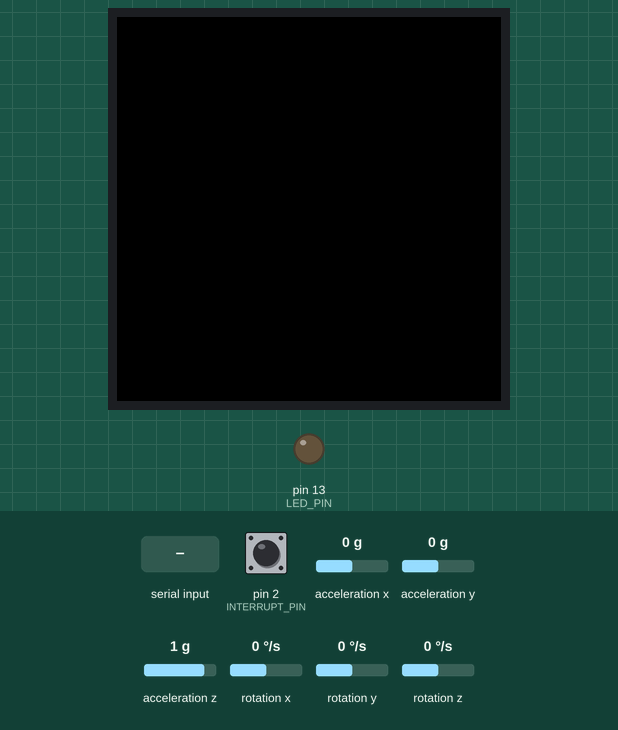
Simulated run of this sketch. Board: Arduino Leonardo, built with avr-gcc and run on an emulated ATmega32U4. Parts: 128×128 colour display, output pins drawn as LEDs (lit = HIGH). Dashed ring = blinking. The test bench sets the inputs (shaded band); at power-on: acceleration x 0 g, rotation z 0 °/s, acceleration y 0 g, pin 2 (INTERRUPT_PIN) LOW, acceleration z 1 g, rotation x 0 °/s, rotation y 0 °/s. The sensor or clock chip raises its interrupt line as the real part does; what the sketch prints to the serial monitor is not drawn.

Above: at 0.8 s.
0.9 s: "1\n" received over Serial
At 1.89 s:
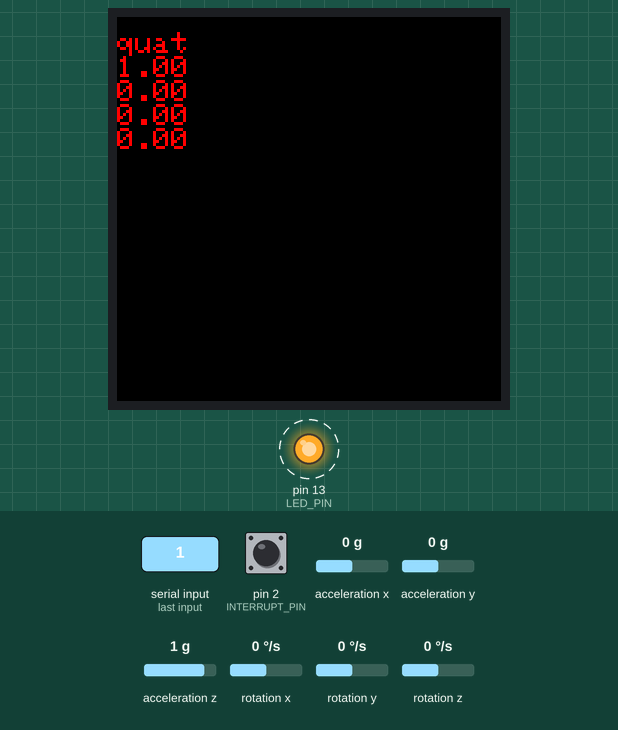
3.9 s: acceleration x set to -0.8 g
At 4.58 s:
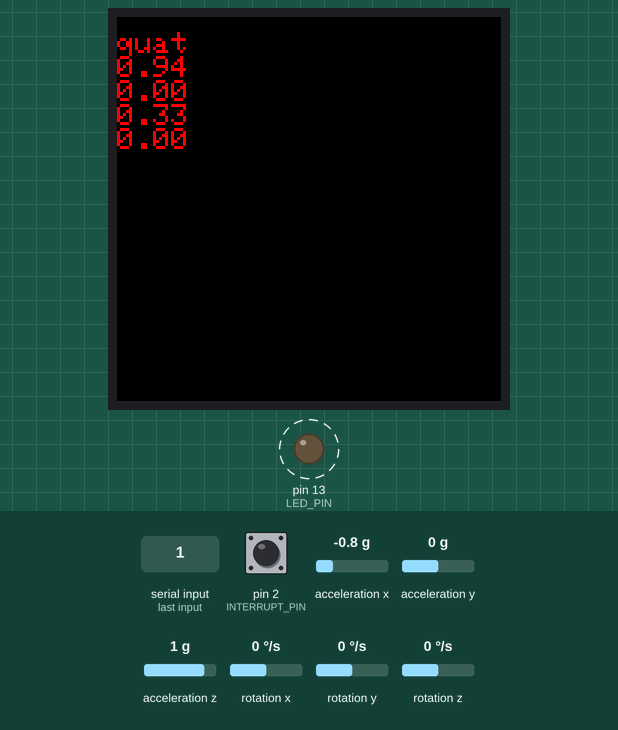
6.9 s: rotation z set to -192 °/s
At 7.27 s:
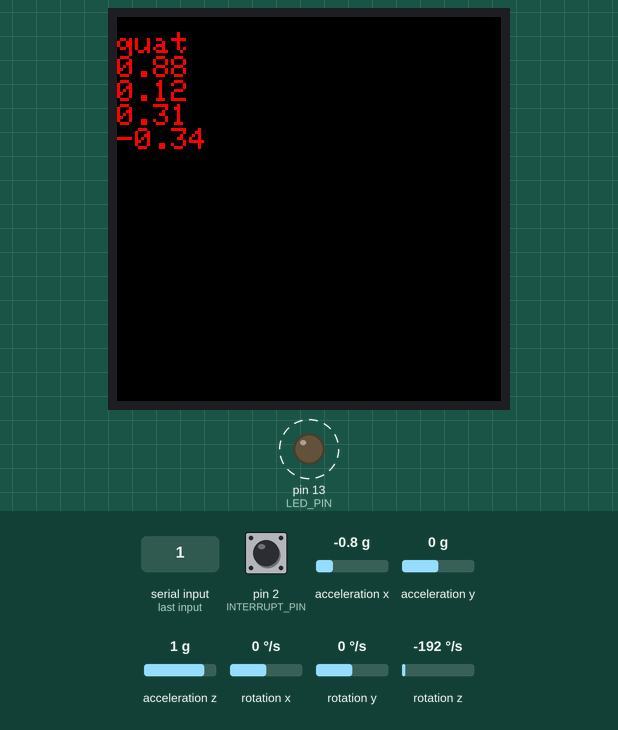
9.9 s: rotation z set to 192 °/s
At 10.08 s:
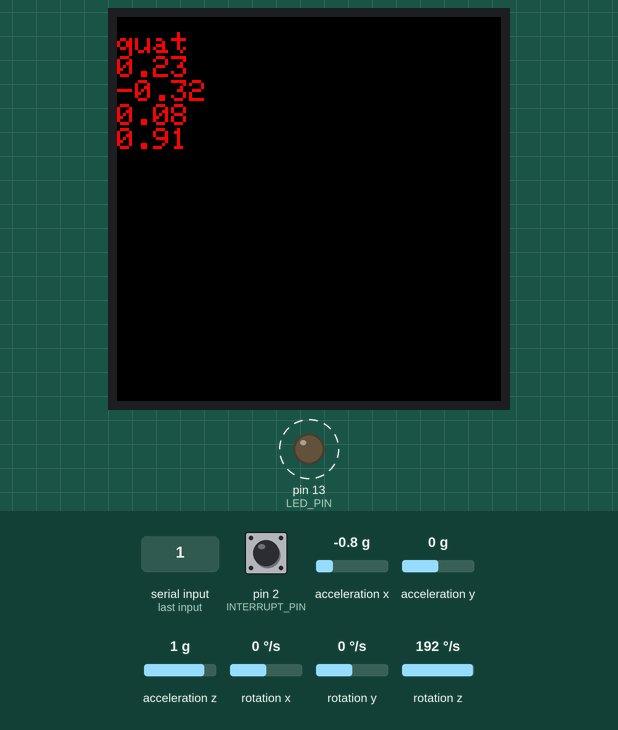
12.9 s: acceleration x set to 0 g
At 13.2 s:
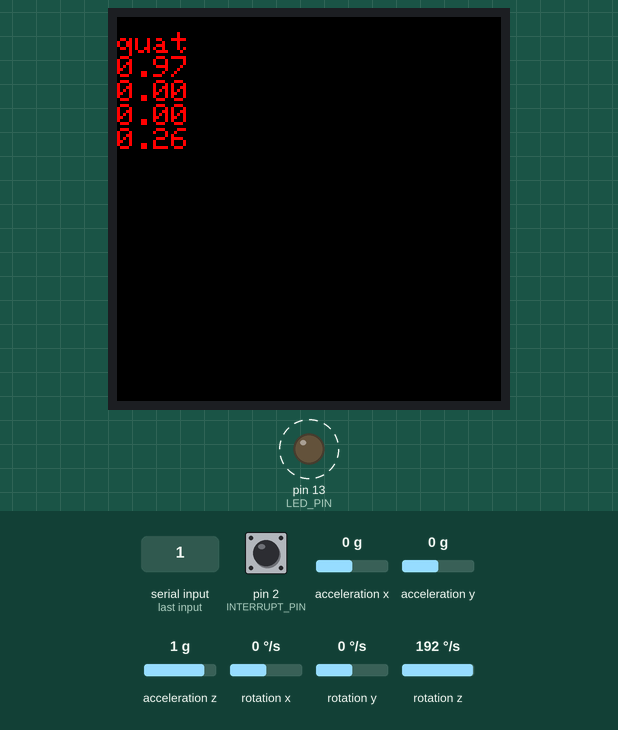
15.9 s: acceleration y set to -1.4 g
At 16.31 s:
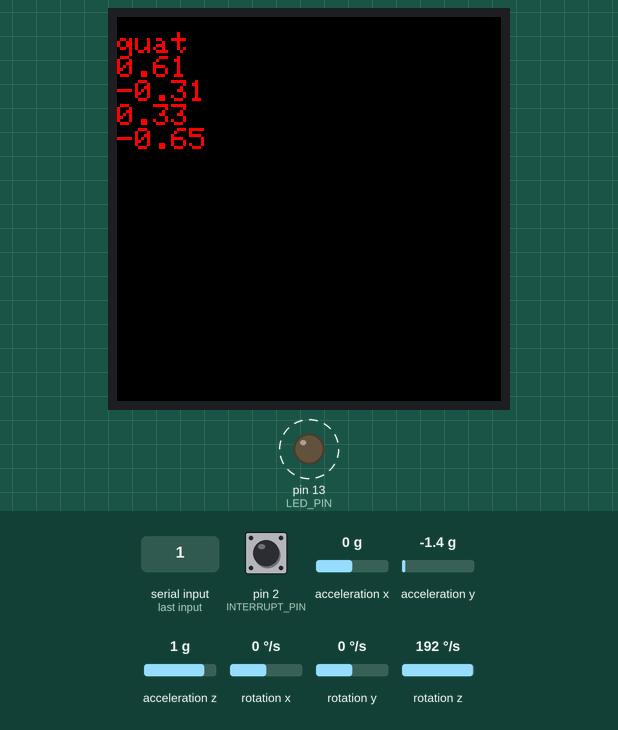
Timing chart, 0 to 19.9 s (numbered marks = the images above; inputs shaded):
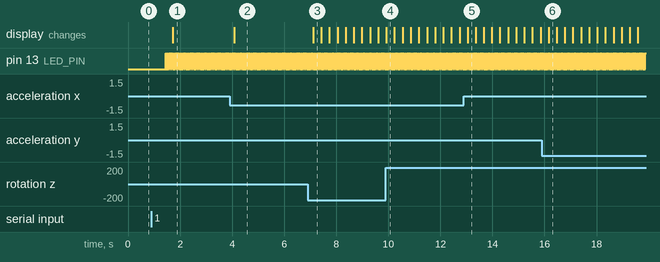

Measured:
- after the input at 0.9 s, pin 13 (LED_PIN): alternates HIGH for 0.03 s and LOW for 0.03 s, starting after 0.54 s; the display: changes after 0.82 s (image 1)
- after the input at 3.9 s, the display: changes after 0.18 s (image 2)
- after the input at 6.9 s, the display: changes after 0.22 s (image 3)

The sketch:

TeensyAccMOLED.ino.ino
```cpp
// I2C device class (I2Cdev) demonstration Arduino sketch for MPU6050 class using DMP (MotionApps v2.0)
// 6/21/2012 by Jeff Rowberg <jeff@rowberg.net>
// Updates should (hopefully) always be available at https://github.com/jrowberg/i2cdevlib
//
// Changelog:
//      2013-05-08 - added seamless Fastwire support
//                 - added note about gyro calibration
//      2012-06-21 - added note about Arduino 1.0.1 + Leonardo compatibility error
//      2012-06-20 - improved FIFO overflow handling and simplified read process
//      2012-06-19 - completely rearranged DMP initialization code and simplification
//      2012-06-13 - pull gyro and accel data from FIFO packet instead of reading directly
//      2012-06-09 - fix broken FIFO read sequence and change interrupt detection to RISING
//      2012-06-05 - add gravity-compensated initial reference frame acceleration output
//                 - add 3D math helper file to DMP6 example sketch
//                 - add Euler output and Yaw/Pitch/Roll output formats
//      2012-06-04 - remove accel offset clearing for better results (thanks Sungon Lee)
//      2012-06-01 - fixed gyro sensitivity to be 2000 deg/sec instead of 250
//      2012-05-30 - basic DMP initialization working

/* ============================================
I2Cdev device library code is placed under the MIT license
Copyright (c) 2012 Jeff Rowberg

Permission is hereby granted, free of charge, to any person obtaining a copy
of this software and associated documentation files (the "Software"), to deal
in the Software without restriction, including without limitation the rights
to use, copy, modify, merge, publish, distribute, sublicense, and/or sell
copies of the Software, and to permit persons to whom the Software is
furnished to do so, subject to the following conditions:

The above copyright notice and this permission notice shall be included in
all copies or substantial portions of the Software.

THE SOFTWARE IS PROVIDED "AS IS", WITHOUT WARRANTY OF ANY KIND, EXPRESS OR
IMPLIED, INCLUDING BUT NOT LIMITED TO THE WARRANTIES OF MERCHANTABILITY,
FITNESS FOR A PARTICULAR PURPOSE AND NONINFRINGEMENT. IN NO EVENT SHALL THE
AUTHORS OR COPYRIGHT HOLDERS BE LIABLE FOR ANY CLAIM, DAMAGES OR OTHER
LIABILITY, WHETHER IN AN ACTION OF CONTRACT, TORT OR OTHERWISE, ARISING FROM,
OUT OF OR IN CONNECTION WITH THE SOFTWARE OR THE USE OR OTHER DEALINGS IN
THE SOFTWARE.
===============================================
*/

// If we are using the hardware SPI interface, these are the pins (for future ref)
#define sclk 13
#define mosi 11
#define cs   5
#define rst  6
#define dc   4

// Color definitions
#define  BLACK           0x0000
#define BLUE            0x001F
#define RED             0xF800
#define GREEN           0x07E0
#define CYAN            0x07FF
#define MAGENTA         0xF81F
#define YELLOW          0xFFE0
#define WHITE           0xFFFF


#include <Adafruit_GFX.h>
#include <Adafruit_SSD1351.h>
#include <SPI.h>

Adafruit_SSD1351 tft = Adafruit_SSD1351(cs, dc, rst);
float p = 3.1415926;

// I2Cdev and MPU6050 must be installed as libraries, or else the .cpp/.h files
// for both classes must be in the include path of your project
#include "I2Cdev.h"

#include "MPU6050_6Axis_MotionApps20.h"
//#include "MPU6050.h" // not necessary if using MotionApps include file

// Arduino Wire library is required if I2Cdev I2CDEV_ARDUINO_WIRE implementation
// is used in I2Cdev.h
#if I2CDEV_IMPLEMENTATION == I2CDEV_ARDUINO_WIRE
    #include "Wire.h"
#endif

// class default I2C address is 0x68
// specific I2C addresses may be passed as a parameter here
// AD0 low = 0x68 (default for SparkFun breakout and InvenSense evaluation board)
// AD0 high = 0x69
//MPU6050 mpu;
MPU6050 mpu(0x69); // <-- use for AD0 high

/* =========================================================================
   NOTE: In addition to connection 3.3v, GND, SDA, and SCL, this sketch
   depends on the MPU-6050's INT pin being connected to the Arduino's
   external interrupt #0 pin. On the Arduino Uno and Mega 2560, this is
   digital I/O pin 2.
 * ========================================================================= */

/* =========================================================================
   NOTE: Arduino v1.0.1 with the Leonardo board generates a compile error
   when using Serial.write(buf, len). The Teapot output uses this method.
   The solution requires a modification to the Arduino USBAPI.h file, which
   is fortunately simple, but annoying. This will be fixed in the next IDE
   release. For more info, see these links:

   http://arduino.cc/forum/index.php/topic,109987.0.html
   http://code.google.com/p/arduino/issues/detail?id=958
 * ========================================================================= */


// uncomment "OUTPUT_READABLE_QUATERNION" if you want to see the actual
// quaternion components in a [w, x, y, z] format (not best for parsing
// on a remote host such as Processing or something though)
#define OUTPUT_READABLE_QUATERNION

// uncomment "OUTPUT_READABLE_EULER" if you want to see Euler angles
// (in degrees) calculated from the quaternions coming from the FIFO.
// Note that Euler angles suffer from gimbal lock (for more info, see
// http://en.wikipedia.org/wiki/Gimbal_lock)
//#define OUTPUT_READABLE_EULER

// uncomment "OUTPUT_READABLE_YAWPITCHROLL" if you want to see the yaw/
// pitch/roll angles (in degrees) calculated from the quaternions coming
// from the FIFO. Note this also requires gravity vector calculations.
// Also note that yaw/pitch/roll angles suffer from gimbal lock (for
// more info, see: http://en.wikipedia.org/wiki/Gimbal_lock)
//#define OUTPUT_READABLE_YAWPITCHROLL

// uncomment "OUTPUT_READABLE_REALACCEL" if you want to see acceleration
// components with gravity removed. This acceleration reference frame is
// not compensated for orientation, so +X is always +X according to the
// sensor, just without the effects of gravity. If you want acceleration
// compensated for orientation, us OUTPUT_READABLE_WORLDACCEL instead.
//#define OUTPUT_READABLE_REALACCEL

// uncomment "OUTPUT_READABLE_WORLDACCEL" if you want to see acceleration
// components with gravity removed and adjusted for the world frame of
// reference (yaw is relative to initial orientation, since no magnetometer
// is present in this case). Could be quite handy in some cases.
//#define OUTPUT_READABLE_WORLDACCEL

// uncomment "OUTPUT_TEAPOT" if you want output that matches the
// format used for the InvenSense teapot demo
//#define OUTPUT_TEAPOT


#define INTERRUPT_PIN 2  // use pin 2 on Arduino Uno & most boards
#define LED_PIN 13 // (Arduino is 13, Teensy is 11, Teensy++ is 6)
bool blinkState = false;

// MPU control/status vars
bool dmpReady = false;  // set true if DMP init was successful
uint8_t mpuIntStatus;   // holds actual interrupt status byte from MPU
uint8_t devStatus;      // return status after each device operation (0 = success, !0 = error)
uint16_t packetSize;    // expected DMP packet size (default is 42 bytes)
uint16_t fifoCount;     // count of all bytes currently in FIFO
uint8_t fifoBuffer[64]; // FIFO storage buffer

// orientation/motion vars
Quaternion q;           // [w, x, y, z]         quaternion container
VectorInt16 aa;         // [x, y, z]            accel sensor measurements
VectorInt16 aaReal;     // [x, y, z]            gravity-free accel sensor measurements
VectorInt16 aaWorld;    // [x, y, z]            world-frame accel sensor measurements
VectorFloat gravity;    // [x, y, z]            gravity vector
float euler[3];         // [psi, theta, phi]    Euler angle container
float ypr[3];           // [yaw, pitch, roll]   yaw/pitch/roll container and gravity vector

// packet structure for InvenSense teapot demo
uint8_t teapotPacket[14] = { '$', 0x02, 0,0, 0,0, 0,0, 0,0, 0x00, 0x00, '\r', '\n' };


// ================================================================
// ===               INTERRUPT DETECTION ROUTINE                ===
// ================================================================

volatile bool mpuInterrupt = false;     // indicates whether MPU interrupt pin has gone high
void dmpDataReady() {
    mpuInterrupt = true;
}

void fillpixelbypixel(uint16_t color) {
  for (uint8_t x=0; x < tft.width(); x++) {
    for (uint8_t y=0; y < tft.height(); y++) {
      tft.drawPixel(x, y, color);
    }
  }
  delay(100);
}

// ================================================================
// ===                      INITIAL SETUP                       ===
// ================================================================

void setup() {
    tft.begin();
    // join I2C bus (I2Cdev library doesn't do this automatically)
    #if I2CDEV_IMPLEMENTATION == I2CDEV_ARDUINO_WIRE
        Wire.begin();
        Wire.setClock(400000); // 400kHz I2C clock. Comment this line if having compilation difficulties
    #elif I2CDEV_IMPLEMENTATION == I2CDEV_BUILTIN_FASTWIRE
        Fastwire::setup(400, true);
    #endif

    // initialize serial communication
    // (115200 chosen because it is required for Teapot Demo output, but it's
    // really up to you depending on your project)
    Serial.begin(115200);
    while (!Serial); // wait for Leonardo enumeration, others continue immediately

    // NOTE: 8MHz or slower host processors, like the Teensy @ 3.3V or Arduino
    // Pro Mini running at 3.3V, cannot handle this baud rate reliably due to
    // the baud timing being too misaligned with processor ticks. You must use
    // 38400 or slower in these cases, or use some kind of external separate
    // crystal solution for the UART timer.

    // initialize device
    Serial.println(F("Initializing I2C devices..."));
    mpu.initialize();
    pinMode(INTERRUPT_PIN, INPUT);

    // verify connection
    Serial.println(F("Testing device connections..."));
    Serial.println(mpu.testConnection() ? F("MPU6050 connection successful") : F("MPU6050 connection failed"));

    // wait for ready
    Serial.println(F("\nSend any character to begin DMP programming and demo: "));
    while (Serial.available() && Serial.read()); // empty buffer
    while (!Serial.available());                 // wait for data
    while (Serial.available() && Serial.read()); // empty buffer again

    // load and configure the DMP
    Serial.println(F("Initializing DMP..."));
    devStatus = mpu.dmpInitialize();

    // supply your own gyro offsets here, scaled for min sensitivity
    mpu.setXGyroOffset(220);
    mpu.setYGyroOffset(76);
    mpu.setZGyroOffset(-85);
    mpu.setZAccelOffset(1788); // 1688 factory default for my test chip

    // make sure it worked (returns 0 if so)
    if (devStatus == 0) {
        // turn on the DMP, now that it's ready
        Serial.println(F("Enabling DMP..."));
        mpu.setDMPEnabled(true);

        // enable Arduino interrupt detection
        Serial.println(F("Enabling interrupt detection (Arduino external interrupt 0)..."));
        attachInterrupt(digitalPinToInterrupt(INTERRUPT_PIN), dmpDataReady, RISING);
        mpuIntStatus = mpu.getIntStatus();

        // set our DMP Ready flag so the main loop() function knows it's okay to use it
        Serial.println(F("DMP ready! Waiting for first interrupt..."));
        dmpReady = true;

        // get expected DMP packet size for later comparison
        packetSize = mpu.dmpGetFIFOPacketSize();
    } else {
        // ERROR!
        // 1 = initial memory load failed
        // 2 = DMP configuration updates failed
        // (if it's going to break, usually the code will be 1)
        Serial.print(F("DMP Initialization failed (code "));
        Serial.print(devStatus);
        Serial.println(F(")"));
    }

    // configure LED for output
    pinMode(LED_PIN, OUTPUT);
}


// ================================================================
// ===                    MAIN PROGRAM LOOP                     ===
// ================================================================

void loop() {
    // if programming failed, don't try to do anything
    if (!dmpReady) return;

    // wait for MPU interrupt or extra packet(s) available
    while (!mpuInterrupt && fifoCount < packetSize) {
        // other program behavior stuff here
        // .
        // .
        // .
        // if you are really paranoid you can frequently test in between other
        // stuff to see if mpuInterrupt is true, and if so, "break;" from the
        // while() loop to immediately process the MPU data
        // .
        // .
        // .
    }

    // reset interrupt flag and get INT_STATUS byte
    mpuInterrupt = false;
    mpuIntStatus = mpu.getIntStatus();

    // get current FIFO count
    fifoCount = mpu.getFIFOCount();

    // check for overflow (this should never happen unless our code is too inefficient)
    if ((mpuIntStatus & 0x10) || fifoCount == 1024) {
        // reset so we can continue cleanly
        mpu.resetFIFO();
        Serial.println(F("FIFO overflow!"));

    // otherwise, check for DMP data ready interrupt (this should happen frequently)
    } else if (mpuIntStatus & 0x02) {
        // wait for correct available data length, should be a VERY short wait
        while (fifoCount < packetSize) fifoCount = mpu.getFIFOCount();

        // read a packet from FIFO
        mpu.getFIFOBytes(fifoBuffer, packetSize);

        // track FIFO count here in case there is > 1 packet available
        // (this lets us immediately read more without waiting for an interrupt)
        fifoCount -= packetSize;

        #ifdef OUTPUT_READABLE_QUATERNION
            // display quaternion values in easy matrix form: w x y z
            mpu.dmpGetQuaternion(&q, fifoBuffer);

            tft.fillScreen(BLACK);
            tft.setCursor(0, 5);
            tft.setTextColor(RED);
            tft.setTextSize(1);
            Serial.print("quat\t");
            tft.println("quat");
            Serial.print(q.w);
            tft.println(q.w);
            Serial.print("\t");
            Serial.print(q.x);
            tft.println(q.x);
            Serial.print("\t");
            Serial.print(q.y);
            tft.println(q.y);
            Serial.print("\t");
            Serial.println(q.z);
            tft.println(q.z);
        #endif

        #ifdef OUTPUT_READABLE_EULER
            // display Euler angles in degrees
            mpu.dmpGetQuaternion(&q, fifoBuffer);
            mpu.dmpGetEuler(euler, &q);
            Serial.print("euler\t");
            Serial.print(euler[0] * 180/M_PI);
            Serial.print("\t");
            Serial.print(euler[1] * 180/M_PI);
            Serial.print("\t");
            Serial.println(euler[2] * 180/M_PI);
        #endif

        #ifdef OUTPUT_READABLE_YAWPITCHROLL
            // display Euler angles in degrees
            mpu.dmpGetQuaternion(&q, fifoBuffer);
            mpu.dmpGetGravity(&gravity, &q);
            mpu.dmpGetYawPitchRoll(ypr, &q, &gravity);
            Serial.print("ypr\t");
            Serial.print(ypr[0] * 180/M_PI);
            Serial.print("\t");
            Serial.print(ypr[1] * 180/M_PI);
            Serial.print("\t");
            Serial.println(ypr[2] * 180/M_PI);
        #endif

        #ifdef OUTPUT_READABLE_REALACCEL
            // display real acceleration, adjusted to remove gravity
            mpu.dmpGetQuaternion(&q, fifoBuffer);
            mpu.dmpGetAccel(&aa, fifoBuffer);
            mpu.dmpGetGravity(&gravity, &q);
            mpu.dmpGetLinearAccel(&aaReal, &aa, &gravity);
            Serial.print("areal\t");
            Serial.print(aaReal.x);
            Serial.print("\t");
            Serial.print(aaReal.y);
            Serial.print("\t");
            Serial.println(aaReal.z);
        #endif

        #ifdef OUTPUT_READABLE_WORLDACCEL
            // display initial world-frame acceleration, adjusted to remove gravity
            // and rotated based on known orientation from quaternion
            mpu.dmpGetQuaternion(&q, fifoBuffer);
            mpu.dmpGetAccel(&aa, fifoBuffer);
            mpu.dmpGetGravity(&gravity, &q);
            mpu.dmpGetLinearAccel(&aaReal, &aa, &gravity);
            mpu.dmpGetLinearAccelInWorld(&aaWorld, &aaReal, &q);
            Serial.print("aworld\t");
            Serial.print(aaWorld.x);
            Serial.print("\t");
            Serial.print(aaWorld.y);
            Serial.print("\t");
            Serial.println(aaWorld.z);
        #endif

        #ifdef OUTPUT_TEAPOT
            // display quaternion values in InvenSense Teapot demo format:
            teapotPacket[2] = fifoBuffer[0];
            teapotPacket[3] = fifoBuffer[1];
            teapotPacket[4] = fifoBuffer[4];
            teapotPacket[5] = fifoBuffer[5];
            teapotPacket[6] = fifoBuffer[8];
            teapotPacket[7] = fifoBuffer[9];
            teapotPacket[8] = fifoBuffer[12];
            teapotPacket[9] = fifoBuffer[13];
            Serial.write(teapotPacket, 14);
            teapotPacket[11]++; // packetCount, loops at 0xFF on purpose
        #endif

        // blink LED to indicate activity
        blinkState = !blinkState;
        digitalWrite(LED_PIN, blinkState);
    }
}
```
